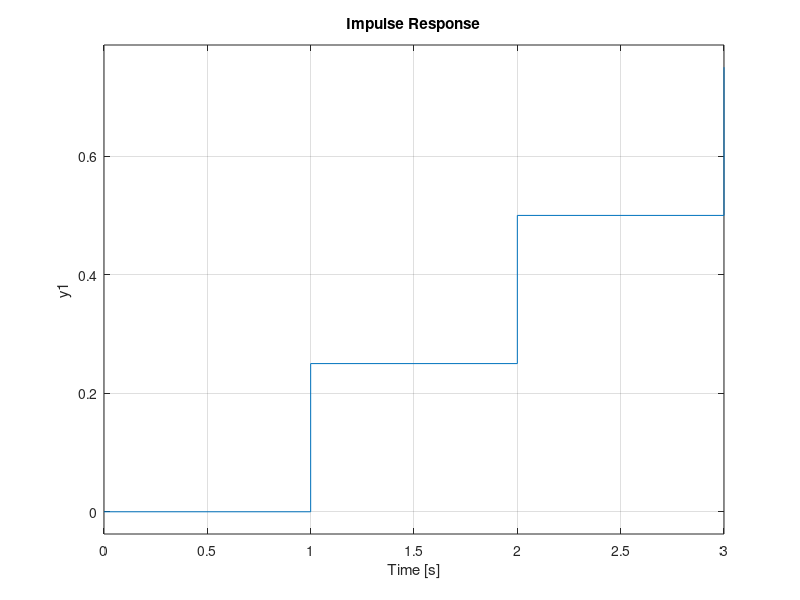

The MATLAB source for this figure:
%% Soluciones a autodiagnostico 2 de LC Felix-Herrera

%% 6)

F = tf(0.25*ones(1,4), [1, -1, 0,0,0], 1)

figure(6)
clf
impulse(F)
